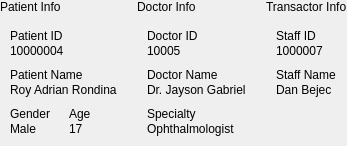
                 <widget class="QWidget" name="widget_2" native="true">
                  <layout class="QHBoxLayout" name="horizontalLayout_2">
                   <property name="spacing">
                    <number>10</number>
                   </property>
                   <property name="leftMargin">
                    <number>0</number>
                   </property>
                   <property name="topMargin">
                    <number>0</number>
                   </property>
                   <property name="rightMargin">
                    <number>0</number>
                   </property>
                   <property name="bottomMargin">
                    <number>0</number>
                   </property>
                   <item alignment="Qt::AlignTop">
                    <widget class="QWidget" name="widget_4" native="true">
                     <layout class="QVBoxLayout" name="verticalLayout_8">
                      <property name="spacing">
                       <number>5</number>
                      </property>
                      <property name="leftMargin">
                       <number>0</number>
                      </property>
                      <property name="topMargin">
                       <number>0</number>
                      </property>
                      <property name="rightMargin">
                       <number>0</number>
                      </property>
                      <property name="bottomMargin">
                       <number>0</number>
                      </property>
                      <item alignment="Qt::AlignTop">
                       <widget class="QLabel" name="label_3">
                        <property name="text">
                         <string>Patient Info</string>
                        </property>
                       </widget>
                      </item>
                      <item>
                       <widget class="QWidget" name="Patient" native="true">
                        <property name="sizePolicy">
                         <sizepolicy hsizetype="Preferred" vsizetype="Expanding">
                          <horstretch>0</horstretch>
                          <verstretch>0</verstretch>
                         </sizepolicy>
                        </property>
                        <layout class="QVBoxLayout" name="verticalLayout_18">
                         <property name="spacing">
                          <number>10</number>
                         </property>
                         <property name="leftMargin">
                          <number>10</number>
                         </property>
                         <property name="topMargin">
                          <number>10</number>
                         </property>
                         <property name="rightMargin">
                          <number>10</number>
                         </property>
                         <property name="bottomMargin">
                          <number>10</number>
                         </property>
                         <item>
                          <widget class="QWidget" name="widget_19" native="true">
                           <layout class="QVBoxLayout" name="verticalLayout_24">
                            <property name="spacing">
                             <number>1</number>
                            </property>
                            <property name="leftMargin">
                             <number>0</number>
                            </property>
                            <property name="topMargin">
                             <number>0</number>
                            </property>
                            <property name="rightMargin">
                             <number>0</number>
                            </property>
                            <property name="bottomMargin">
                             <number>0</number>
                            </property>
                            <item>
                             <widget class="QLabel" name="label_7">
                              <property name="text">
                               <string>Patient ID</string>
                              </property>
                             </widget>
                            </item>
                            <item>
                             <widget class="QLabel" name="PatientID">
                              <property name="text">
                               <string>10000004</string>
                              </property>
                             </widget>
                            </item>
                           </layout>
                          </widget>
                         </item>
                         <item>
                          <widget class="QWidget" name="widget_20" native="true">
                           <layout class="QVBoxLayout" name="verticalLayout_27">
                            <property name="spacing">
                             <number>1</number>
                            </property>
                            <property name="leftMargin">
                             <number>0</number>
                            </property>
                            <property name="topMargin">
                             <number>0</number>
                            </property>
                            <property name="rightMargin">
                             <number>0</number>
                            </property>
                            <property name="bottomMargin">
                             <number>0</number>
                            </property>
                            <item>
                             <widget class="QLabel" name="label_9">
                              <property name="text">
                               <string>Patient Name</string>
                              </property>
                             </widget>
                            </item>
                            <item>
                             <widget class="QLabel" name="PatientName">
                              <property name="text">
                               <string>Roy Adrian Rondina</string>
                              </property>
                             </widget>
                            </item>
                           </layout>
                          </widget>
                         </item>
                         <item>
                          <widget class="QWidget" name="widget_21" native="true">
                           <layout class="QHBoxLayout" name="horizontalLayout_6">
                            <property name="spacing">
                             <number>10</number>
                            </property>
                            <property name="leftMargin">
                             <number>0</number>
                            </property>
                            <property name="topMargin">
                             <number>0</number>
                            </property>
                            <property name="rightMargin">
                             <number>0</number>
                            </property>
                            <property name="bottomMargin">
                             <number>0</number>
                            </property>
                            <item>
                             <widget class="QWidget" name="widget_28" native="true">
                              <layout class="QVBoxLayout" name="verticalLayout_26">
                               <property name="spacing">
                                <number>1</number>
                               </property>
                               <property name="leftMargin">
                                <number>0</number>
                               </property>
                               <property name="topMargin">
                                <number>0</number>
                               </property>
                               <property name="rightMargin">
                                <number>0</number>
                               </property>
                               <property name="bottomMargin">
                                <number>0</number>
                               </property>
                               <item>
                                <widget class="QLabel" name="label_11">
                                 <property name="text">
                                  <string>Gender</string>
                                 </property>
                                </widget>
                               </item>
                               <item>
                                <widget class="QLabel" name="PatientGender">
                                 <property name="text">
                                  <string>Male</string>
                                 </property>
                                </widget>
                               </item>
                              </layout>
                             </widget>
                            </item>
                            <item>
                             <widget class="QWidget" name="widget_29" native="true">
                              <layout class="QVBoxLayout" name="verticalLayout_25">
                               <property name="spacing">
                                <number>1</number>
                               </property>
                               <property name="leftMargin">
                                <number>0</number>
                               </property>
                               <property name="topMargin">
                                <number>0</number>
                               </property>
                               <property name="rightMargin">
                                <number>0</number>
                               </property>
                               <property name="bottomMargin">
                                <number>0</number>
                               </property>
                               <item>
                                <widget class="QLabel" name="label_13">
                                 <property name="text">
                                  <string>Age</string>
                                 </property>
                                </widget>
                               </item>
                               <item>
                                <widget class="QLabel" name="PatientAge">
                                 <property name="text">
                                  <string>17</string>
                                 </property>
                                </widget>
                               </item>
                              </layout>
                             </widget>
                            </item>
                           </layout>
                          </widget>
                         </item>
                        </layout>
                       </widget>
                      </item>
                     </layout>
                    </widget>
                   </item>
                   <item alignment="Qt::AlignTop">
                    <widget class="QWidget" name="widget_5" native="true">
                     <layout class="QVBoxLayout" name="verticalLayout_9">
                      <property name="spacing">
                       <number>5</number>
                      </property>
                      <property name="leftMargin">
                       <number>0</number>
                      </property>
                      <property name="topMargin">
                       <number>0</number>
                      </property>
                      <property name="rightMargin">
                       <number>0</number>
                      </property>
                      <property name="bottomMargin">
                       <number>0</number>
                      </property>
                      <item alignment="Qt::AlignTop">
                       <widget class="QLabel" name="label_2">
                        <property name="text">
                         <string>Doctor Info</string>
                        </property>
                       </widget>
                      </item>
                      <item>
                       <widget class="QWidget" name="Doctor" native="true">
                        <property name="sizePolicy">
                         <sizepolicy hsizetype="Preferred" vsizetype="Expanding">
                          <horstretch>0</horstretch>
                          <verstretch>0</verstretch>
                         </sizepolicy>
                        </property>
                        <layout class="QVBoxLayout" name="verticalLayout_17">
                         <property name="spacing">
                          <number>10</number>
                         </property>
                         <property name="leftMargin">
                          <number>10</number>
                         </property>
                         <property name="topMargin">
                          <number>10</number>
                         </property>
                         <property name="rightMargin">
                          <number>10</number>
                         </property>
                         <property name="bottomMargin">
                          <number>10</number>
                         </property>
                         <item>
                          <widget class="QWidget" name="widget_22" native="true">
                           <layout class="QVBoxLayout" name="verticalLayout_21">
                            <property name="spacing">
                             <number>1</number>
                            </property>
                            <property name="leftMargin">
                             <number>0</number>
                            </property>
                            <property name="topMargin">
                             <number>0</number>
                            </property>
                            <property name="rightMargin">
                             <number>0</number>
                            </property>
                            <property name="bottomMargin">
                             <number>0</number>
                            </property>
                            <item>
                             <widget class="QLabel" name="label_15">
                              <property name="text">
                               <string>Doctor ID</string>
                              </property>
                             </widget>
                            </item>
                            <item>
                             <widget class="QLabel" name="DoctorID">
                              <property name="text">
                               <string>10005</string>
                              </property>
                             </widget>
                            </item>
                           </layout>
                          </widget>
                         </item>
                         <item>
                          <widget class="QWidget" name="widget_23" native="true">
                           <layout class="QVBoxLayout" name="verticalLayout_22">
                            <property name="spacing">
                             <number>1</number>
                            </property>
                            <property name="leftMargin">
                             <number>0</number>
                            </property>
                            <property name="topMargin">
                             <number>0</number>
                            </property>
                            <property name="rightMargin">
                             <number>0</number>
                            </property>
                            <property name="bottomMargin">
                             <number>0</number>
                            </property>
                            <item>
                             <widget class="QLabel" name="label_18">
                              <property name="text">
                               <string>Doctor Name</string>
                              </property>
                             </widget>
                            </item>
                            <item>
                             <widget class="QLabel" name="DoctorName">
                              <property name="text">
                               <string>Dr. Jayson Gabriel</string>
                              </property>
                             </widget>
                            </item>
                           </layout>
                          </widget>
                         </item>
                         <item>
                          <widget class="QWidget" name="widget_24" native="true">
                           <layout class="QVBoxLayout" name="verticalLayout_23">
                            <property name="spacing">
                             <number>1</number>
                            </property>
                            <property name="leftMargin">
                             <number>0</number>
                            </property>
                            <property name="topMargin">
                             <number>0</number>
                            </property>
                            <property name="rightMargin">
                             <number>0</number>
                            </property>
                            <property name="bottomMargin">
                             <number>0</number>
                            </property>
                            <item>
                             <widget class="QLabel" name="label_19">
                              <property name="text">
                               <string>Specialty</string>
                              </property>
                             </widget>
                            </item>
                            <item>
                             <widget class="QLabel" name="DoctorSpecialty">
                              <property name="text">
                               <string>Ophthalmologist</string>
                              </property>
                             </widget>
                            </item>
                           </layout>
                          </widget>
                         </item>
                        </layout>
                       </widget>
                      </item>
                     </layout>
                    </widget>
                   </item>
                   <item alignment="Qt::AlignTop">
                    <widget class="QWidget" name="widget_6" native="true">
                     <layout class="QVBoxLayout" name="verticalLayout_10">
                      <property name="spacing">
                       <number>5</number>
                      </property>
                      <property name="leftMargin">
                       <number>0</number>
                      </property>
                      <property name="topMargin">
                       <number>0</number>
                      </property>
                      <property name="rightMargin">
                       <number>0</number>
                      </property>
                      <property name="bottomMargin">
                       <number>0</number>
                      </property>
                      <item alignment="Qt::AlignTop">
                       <widget class="QLabel" name="label">
                        <property name="text">
                         <string>Transactor Info</string>
                        </property>
                       </widget>
                      </item>
                      <item>
                       <widget class="QWidget" name="Staff" native="true">
                        <property name="sizePolicy">
                         <sizepolicy hsizetype="Preferred" vsizetype="Preferred">
                          <horstretch>0</horstretch>
                          <verstretch>0</verstretch>
                         </sizepolicy>
                        </property>
                        <layout class="QVBoxLayout" name="verticalLayout_16">
                         <property name="spacing">
                          <number>10</number>
                         </property>
                         <property name="leftMargin">
                          <number>10</number>
                         </property>
                         <property name="topMargin">
                          <number>10</number>
                         </property>
                         <property name="rightMargin">
                          <number>10</number>
                         </property>
                         <property name="bottomMargin">
                          <number>10</number>
                         </property>
                         <item alignment="Qt::AlignTop">
                          <widget class="QWidget" name="widget_25" native="true">
                           <layout class="QVBoxLayout" name="verticalLayout_19">
                            <property name="spacing">
                             <number>1</number>
                            </property>
                            <property name="leftMargin">
                             <number>0</number>
                            </property>
                            <property name="topMargin">
                             <number>0</number>
                            </property>
                            <property name="rightMargin">
                             <number>0</number>
                            </property>
                            <property name="bottomMargin">
                             <number>0</number>
                            </property>
                            <item>
                             <widget class="QLabel" name="label_21">
                              <property name="text">
                               <string>Staff ID</string>
                              </property>
                             </widget>
                            </item>
                            <item>
                             <widget class="QLabel" name="StaffID">
                              <property name="text">
                               <string>1000007</string>
                              </property>
                             </widget>
                            </item>
                           </layout>
                          </widget>
                         </item>
                         <item alignment="Qt::AlignTop">
                          <widget class="QWidget" name="widget_26" native="true">
                           <layout class="QVBoxLayout" name="verticalLayout_20">
                            <property name="spacing">
                             <number>1</number>
                            </property>
                            <property name="leftMargin">
                             <number>0</number>
                            </property>
                            <property name="topMargin">
                             <number>0</number>
                            </property>
                            <property name="rightMargin">
                             <number>0</number>
                            </property>
                            <property name="bottomMargin">
                             <number>0</number>
                            </property>
                            <item>
                             <widget class="QLabel" name="label_23">
                              <property name="text">
                               <string>Staff Name</string>
                              </property>
                             </widget>
                            </item>
                            <item>
                             <widget class="QLabel" name="StaffName">
                              <property name="text">
                               <string>Dan Bejec</string>
                              </property>
                             </widget>
                            </item>
                           </layout>
                          </widget>
                         </item>
                         <item>
                          <widget class="QWidget" name="widget_27" native="true"/>
                         </item>
                        </layout>
                       </widget>
                      </item>
                     </layout>
                    </widget>
                   </item>
                  </layout>
                 </widget>
